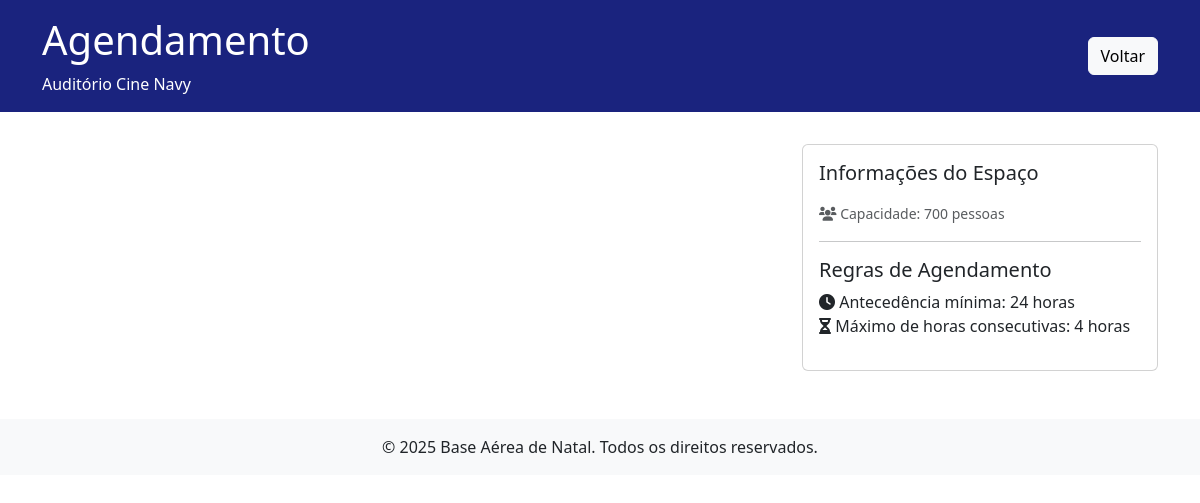
Page /agendamento.php?espaco=2 on the committed database.
### tables this page shows
CREATE TABLE IF NOT EXISTS espacos (
    id INT PRIMARY KEY AUTO_INCREMENT,
    nome VARCHAR(100) NOT NULL,
    descricao TEXT,
    capacidade INT,
    status ENUM('ativo', 'inativo') DEFAULT 'ativo',
    created_at TIMESTAMP DEFAULT CURRENT_TIMESTAMP,
    updated_at TIMESTAMP DEFAULT CURRENT_TIMESTAMP ON UPDATE CURRENT_TIMESTAMP
);

CREATE TABLE IF NOT EXISTS configuracoes (
    id INT PRIMARY KEY AUTO_INCREMENT,
    antecedencia_horas INT NOT NULL DEFAULT 24,
    max_horas_consecutivas INT NOT NULL DEFAULT 4,
    email_comunicacao VARCHAR(255) NOT NULL,
    email_sindico_cine_navy VARCHAR(255) NOT NULL,
    created_at TIMESTAMP DEFAULT CURRENT_TIMESTAMP,
    updated_at TIMESTAMP DEFAULT CURRENT_TIMESTAMP ON UPDATE CURRENT_TIMESTAMP
);

### agendamento.php (the view, shortened to what this page needs)
<?php
require_once 'config/database.php';
$espaco_id = (int)$_GET['espaco'];
$stmt = $conn->prepare("SELECT * FROM espacos WHERE id = ? AND status = 'ativo'");
$stmt->execute([$espaco_id]);
$espaco = $stmt->fetch(PDO::FETCH_ASSOC);
$stmt = $conn->query("SELECT * FROM configuracoes LIMIT 1");
$config = $stmt->fetch(PDO::FETCH_ASSOC);
?>
<!DOCTYPE html>
<html lang="pt-BR">
<head>
    <link href="https://cdn.jsdelivr.net/npm/bootstrap@5.3.0/dist/css/bootstrap.min.css" rel="stylesheet">
    <link href="https://cdn.jsdelivr.net/npm/fullcalendar@5.11.3/main.min.css" rel="stylesheet">
    <link href="https://cdnjs.cloudflare.com/ajax/libs/font-awesome/6.0.0/css/all.min.css" rel="stylesheet">
</head>
<body>
    <header class="header-bant">
        <div class="container">
            <div class="row align-items-center">
                <div class="col-md-8">
                    <h1>Agendamento</h1>
                    <p class="mb-0"><?php echo htmlspecialchars($espaco['nome']); ?></p>
                </div>
                <div class="col-md-4 text-end">
                    <a href="index.php" class="btn btn-light">Voltar</a>
                </div>
            </div>
        </div>
    </header>
    <main class="container">
        <div class="row">
            <div class="col-md-8">
            </div>
            <div class="col-md-4">
                <div class="card">
                    <div class="card-body">
                        <h5 class="card-title">Informações do Espaço</h5>
                        <p class="card-text">
                            <small class="text-muted">
                                <i class="fas fa-users"></i> Capacidade: <?php echo $espaco['capacidade']; ?> pessoas
                            </small>
                        </p>
                        <hr>
                        <h5>Regras de Agendamento</h5>
                        <ul class="list-unstyled">
                            <li><i class="fas fa-clock"></i> Antecedência mínima: <?php echo $config['antecedencia_horas']; ?> horas</li>
                            <li><i class="fas fa-hourglass-half"></i> Máximo de horas consecutivas: <?php echo $config['max_horas_consecutivas']; ?> horas</li>
                        </ul>
                    </div>
                </div>
            </div>
        </div>
    </main>
    <footer class="bg-light mt-5 py-3">
        <div class="container text-center">
            <p class="mb-0">&copy; <?php echo date('Y'); ?> Base Aérea de Natal. Todos os direitos reservados.</p>
        </div>
    </footer>
</body>
</html>

### agendamento.php (style rules this page uses)
.header-bant { background-color: #1a237e; color: white; padding: 1rem 0; margin-bottom: 2rem; }

### rows in the picture
espacos: nome "Auditório Cine Navy", capacidade "700"
configuracoes: antecedencia_horas "24", max_horas_consecutivas "4"
